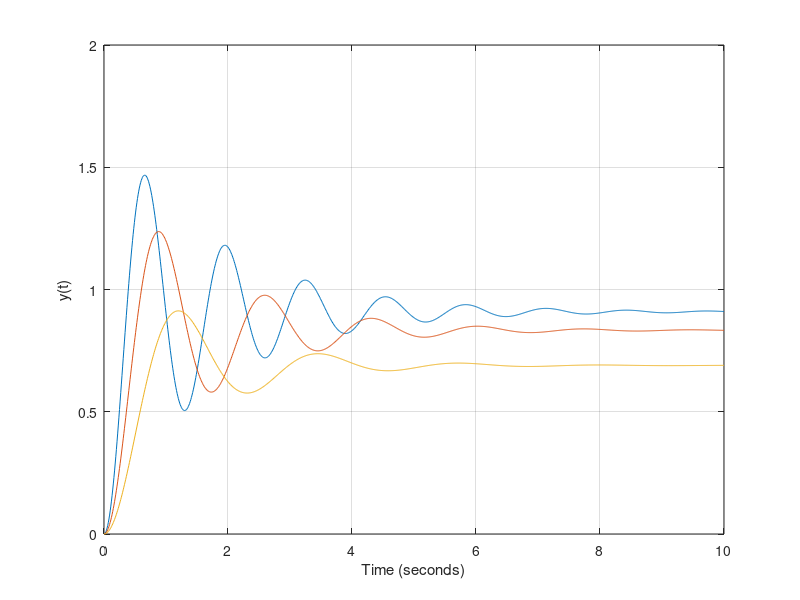

The MATLAB script that drew this image:
% Chapter 9: Figure 9.49%%   Remotely controlled vehicle closed-loop system%   step response for K=4.44, 10, and 20.%t=[0:0.01:10]; K=[20,10,4.44];y=zeros(length(t),length(K));%for i=1:3 numgc=K(i)*[1 2]; dengc=[1 1]; sysgc=tf(numgc,dengc); numg=[1]; deng=[1 2 4]; sysg=tf(numg,deng); syss=series(sysgc,sysg); sys=feedback(syss,[1]); y(:,i)=step(sys,t);end%plot(t,y(:,1),t,y(:,2),t,y(:,3)),gridxlabel('Time (seconds)'), ylabel('y(t)')